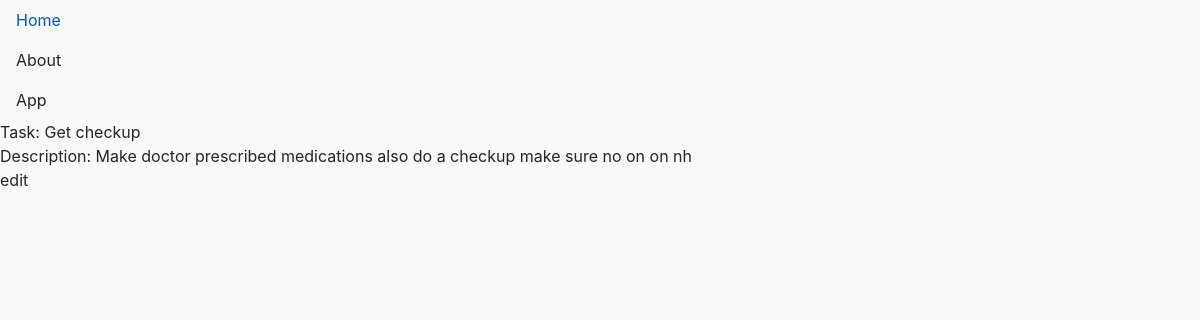
The page /task/3/ on the database its author committed.
### app/models.py (models this page shows, shortened)
class content(models.Model):
    task = models.ForeignKey(Task, on_delete=models.CASCADE)
    description = models.TextField()

class Task(models.Model):
    title = models.CharField(max_length=200)
    published_date = models.DateField(default=timezone.now)
    due_date = models.DateField()
    is_completed = models.BooleanField(default=False)
    def __str__(self):
        return self.title

### app/views.py (the view)
# urls.py: path("task/<int:pk>/",view = views.FullDetailView.as_view(),name="task-detail"),
class FullDetailView(generic.DetailView):
    template_name = 'app/detail.html'
    context_object_name=  'context'
    model = Task

### app/templates/app/detail.html (shortened to what this page needs)
{% extends "app/base.html" %}
{% block content %}
    {% for i in context.content_set.all %}
        <div>
            <p>Task: {{ i.task }}</p>
            <p>Description: {{ i.description }}</p>
        </div>
        <button class=>edit</button>
    {% empty %}
        <p>No content available.</p>
    {% endfor %}
{% endblock %}

### app/static/app/main.css (style rules this page uses)
body { background-color: #f8f9fa; }

### rows shown on the page
content: task "Get checkup", description "Make doctor prescribed medications also do a checkup make sure no on on nh"
